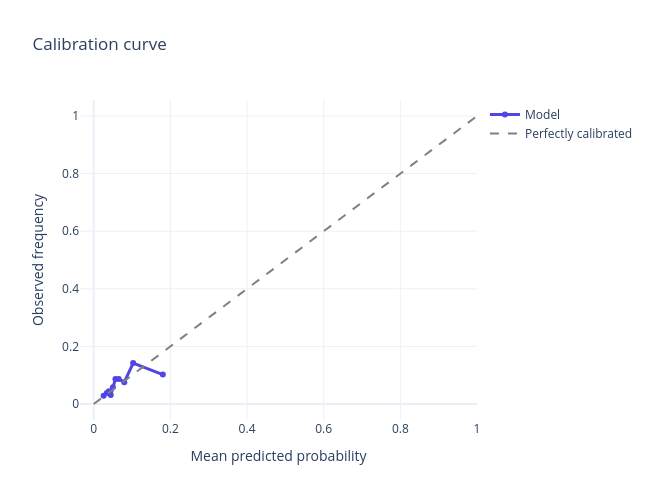

Notebook code for this chart:
### Markdown cell above
## 6. Calibration (reliability diagram)

Do predicted probabilities mean what they say? A well-calibrated model's points sit near the diagonal — e.g. among employees scored ~30% risk, about 30% should actually quit.

### Code cell
frac_pos, mean_pred = calibration_curve(y_true, proba, n_bins=10, strategy='quantile')
fig = go.Figure()
fig.add_trace(go.Scatter(x=mean_pred, y=frac_pos, mode='lines+markers', name='Model', line=dict(color='#4f46e5', width=3)))
fig.add_trace(go.Scatter(x=[0, 1], y=[0, 1], mode='lines', name='Perfectly calibrated', line=dict(color='gray', dash='dash')))
fig.update_layout(
    title='Calibration curve', xaxis_title='Mean predicted probability', yaxis_title='Observed frequency',
    template='plotly_white', width=650, height=500,
)
fig.show()

### Figure 1 — Plotly figure (JSON) as saved in the notebook; plotly's stock layout.template omitted (floating-point values rounded to 4 significant figures)
{"data": [{"line": {"color": "#4f46e5", "width": 3}, "mode": "lines+markers", "name": "Model", "type": "scatter", "x": [0.02579, 0.03416, 0.03954, 0.04447, 0.04994, 0.05665, 0.06525, 0.07974, 0.1029, 0.1803], "y": [0.02889, 0.03778, 0.04444, 0.03111, 0.05778, 0.08667, 0.08667, 0.07556, 0.1422, 0.1022]}, {"line": {"color": "gray", "dash": "dash"}, "mode": "lines", "name": "Perfectly calibrated", "type": "scatter", "x": [0, 1], "y": [0, 1]}], "layout": {"height": 500, "title": {"text": "Calibration curve"}, "width": 650, "xaxis": {"title": {"text": "Mean predicted probability"}}, "yaxis": {"title": {"text": "Observed frequency"}}}}
